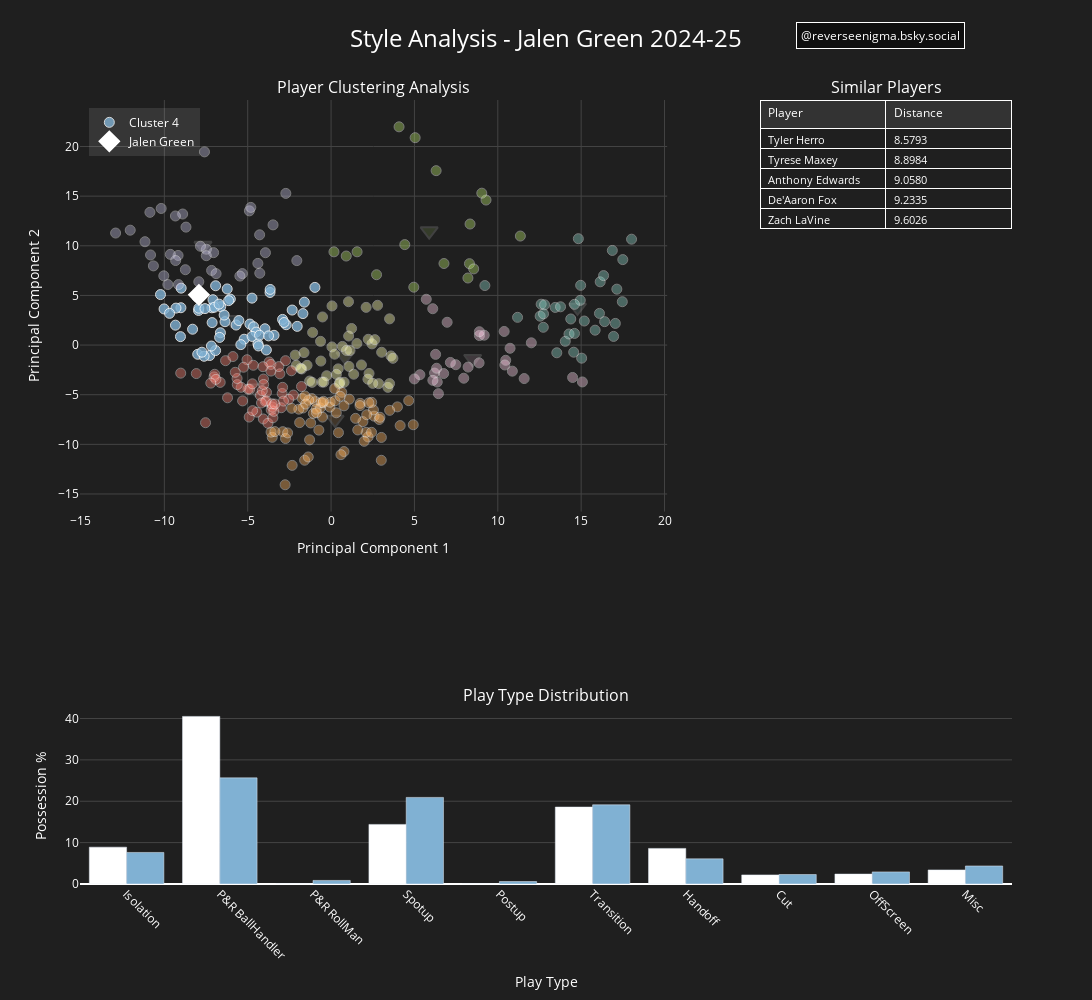

The cell this chart's notebook holds for it:
### Code cell
import plotly.graph_objects as go
from plotly.subplots import make_subplots

import plotly.express as px
import pandas as pd
import numpy as np
from sklearn.neighbors import NearestNeighbors

def create_player_visualization(selected_player_id, season, n_neighbors=5):
    year=int(season.split('-')[0])+1
    season_df = pd.read_csv(f'nba_analysis_{year}.csv')
    
    # Filter for selected player by ID
    player_data = season_df[season_df['PLAYER_ID'] == selected_player_id].iloc[0]
    selected_player = player_data['PLAYER_NAME']  # Get player name for display
    player_cluster = player_data['Cluster']
    

    
    # Calculate similar players
    pca_cols = [col for col in season_df.columns if col.startswith('PCA_')]
    X = season_df[pca_cols].values
    nbrs = NearestNeighbors(n_neighbors=n_neighbors+1).fit(X)
    distances, indices = nbrs.kneighbors(player_data[pca_cols].values.reshape(1, -1))
    similar_players = season_df.iloc[indices[0][1:]]['PLAYER_NAME'].tolist()

    player_color='#ffffff'
    
    # Define cluster colors using Set3 palette
    cluster_colors = {
        cluster: px.colors.qualitative.Set3[cluster % len(px.colors.qualitative.Set3)]
        for cluster in season_df['Cluster'].unique()
    }
    
    # Create subplot layout
    fig = make_subplots(
        rows=2, cols=2,
        column_widths=[0.7, 0.3],
        row_heights=[0.7, 0.3],
        specs=[
            [{"type": "scatter"}, {"type": "table"}],
            [{"type": "bar", "colspan": 2}, None]
        ],
        subplot_titles=(
            'Player Clustering Analysis',
            'Similar Players',
            'Play Type Distribution'
        )
    )
    
    # Add cluster centroids with matching colors
    cluster_centroids = season_df.groupby('Cluster')[['PCA_1', 'PCA_2']].mean()
    for cluster in cluster_centroids.index:
        fig.add_trace(
            go.Scatter(
                x=[cluster_centroids.loc[cluster, 'PCA_1']],
                y=[cluster_centroids.loc[cluster, 'PCA_2']],
                mode='markers',
                marker=dict(
                    symbol='triangle-down',
                    opacity=.15,
                    size=15,
                    color=cluster_colors[cluster],
                    line=dict(width=2, color='#FFFFFF')
                ),
                name=f'Cluster {cluster} Center',
                hovertext=f'Cluster {cluster} Center',
                showlegend=False
            ),
            row=1, col=1
        )
    
    # Add all players (colored by cluster)
    for cluster in season_df['Cluster'].unique():
        cluster_data = season_df[season_df['Cluster'] == cluster]
        default_opacity=.4
        opacity = np.where(cluster == player_cluster, 0.8, default_opacity)
        show_legend = False if opacity == default_opacity else True
        
        fig.add_trace(
            go.Scatter(
                x=cluster_data['PCA_1'],
                y=cluster_data['PCA_2'],
                mode='markers',
                marker=dict(
                    size=10,
                    opacity=opacity,
                    color=cluster_colors[cluster],
                    line=dict(width=1, color='#FFFFFF')
                ),
                text=cluster_data['PLAYER_NAME'],
                showlegend=show_legend,
                name=f'Cluster {cluster}',
                hovertemplate='<b>%{text}</b><br>PCA_1: %{x:.2f}<br>PCA_2: %{y:.2f}<br><extra></extra>'
            ),
            row=1, col=1
        )
    
    # Highlight selected player
    fig.add_trace(
        go.Scatter(
            x=[player_data['PCA_1']],
            y=[player_data['PCA_2']],
            mode='markers+text',
            marker=dict(
                size=15,
                color=player_color,
                symbol='diamond',
                line=dict(width=2, color='#FFFFFF')
            ),
            #text=[selected_player],
            #textposition='top center',
            #textfont=dict(color='white'),
            name=selected_player,
            hovertemplate='<b>%{text}</b><br>PCA_1: %{x:.2f}<br>PCA_2: %{y:.2f}<br><extra></extra>',
            showlegend=True
        ),
        row=1, col=1
    )
    
    # Similar players table
    # Assuming you've already saved the similar players data to a CSV file
    similar_players_df = pd.read_csv(f'{year}_similar_players.csv')
    
    # Find the row for the specific player
    player_similar_players = similar_players_df[similar_players_df['PLAYER_NAME'] == selected_player]
    
    # Extract similar player names and their corresponding distances
    similar_players = [
        player_similar_players['SIMILAR_1_NAME'].values[0],
        player_similar_players['SIMILAR_2_NAME'].values[0],
        player_similar_players['SIMILAR_3_NAME'].values[0],
        player_similar_players['SIMILAR_4_NAME'].values[0],
        player_similar_players['SIMILAR_5_NAME'].values[0]
    ]

    similar_ids = [
        player_similar_players['SIMILAR_1_ID'].values[0],
        player_similar_players['SIMILAR_2_ID'].values[0],
        player_similar_players['SIMILAR_3_ID'].values[0],
        player_similar_players['SIMILAR_4_ID'].values[0],
        player_similar_players['SIMILAR_5_ID'].values[0]
    ]
    
    similar_distances = [
        float(player_similar_players['SIMILAR_1_DISTANCE'].values[0]),
        float(player_similar_players['SIMILAR_2_DISTANCE'].values[0]),
        float(player_similar_players['SIMILAR_3_DISTANCE'].values[0]),
        float(player_similar_players['SIMILAR_4_DISTANCE'].values[0]),
        float(player_similar_players['SIMILAR_5_DISTANCE'].values[0])
    ]
    
    # Create a DataFrame with players and their distances
    similar_players_data = pd.DataFrame({
         'PLAYER_ID': similar_ids,
        'Distance': similar_distances
    })
    similar_players_data.dropna(subset='PLAYER_ID',inplace=True)
    # Merge with season data to get full player information

    similar_players_data = similar_players_data.merge(season_df, on='PLAYER_ID', how='left')

    
    fig.add_trace(
        go.Table(
            header=dict(
                values=['Player', 'Distance'],
                font=dict(size=12, color='white'),
                fill_color='#333333',
                align='left'
            ),
            cells=dict(
                values=[
                    similar_players_data['PLAYER_NAME'],
                    similar_players_data['Distance'].apply(lambda x: f'{x:.4f}')
                ],
                font=dict(size=11, color='white'),
                fill_color='#1f1f1f',
                align='left'
            )
        ),
        row=1, col=2
    )

    


    
    # Play type distribution comparison
    playtype_cols = [col for col in season_df.columns if col.endswith('_POSS_PCT')]
    for col in playtype_cols:
        season_df[col]*=100
        player_data[col]*=100
    cluster_avg = season_df[season_df['Cluster'] == player_cluster][playtype_cols].mean()
    
    # Add player distribution bar with legend group
    fig.add_trace(
        go.Bar(
            name=selected_player,
            x=[col.replace('_POSS_PCT', '').replace('PR', 'P&R ') for col in playtype_cols],
            y=player_data[playtype_cols],
            marker_color=player_color,
            offsetgroup=0,
            legendgroup='playtype',
            showlegend=False,
            legendgrouptitle_text="Play Type Frequency vs Similar Players"
        ),
        row=2, col=1
    )
    
    # Add cluster average bar with matching color and legend group
    fig.add_trace(
        go.Bar(
            name=f'Cluster {player_cluster} Average',
            x=[col.replace('_POSS_PCT', '').replace('PR', 'P&R ') for col in playtype_cols],
            y=cluster_avg,
            marker_color=cluster_colors[player_cluster],
            offsetgroup=1,
            legendgroup='playtype',
            showlegend=False
        ),
        row=2, col=1
    )
    
    # Update layout for dark theme
    fig.update_layout(
        height=1000,
        width=1200,
        paper_bgcolor='#1f1f1f',
        plot_bgcolor='#1f1f1f',
        showlegend=True,
        title=dict(
            text=f'Style Analysis - {selected_player} {season}',
            x=0.5,
            y=0.97,
            font=dict(color='white', size=24)
        ),
        # Split legends for different parts of the visualization
        legend=dict(
            yanchor="top",
            y=0.99,
            xanchor="left",
            x=0.01,
            bgcolor='rgba(255, 255, 255, 0.1)',
            font=dict(color='white'),
            tracegroupgap=30
        ),
        barmode='group'
    )
    
    # Update axes styling
    fig.update_xaxes(
        title_text="Principal Component 1",
        row=1, col=1,
        gridcolor='#444444',
        showgrid=True,
        zeroline=False,
        color='white'
    )
    fig.update_yaxes(
        title_text="Principal Component 2",
        row=1, col=1,
        gridcolor='#444444',
        showgrid=True,
        zeroline=False,
        color='white'
    )
    fig.update_xaxes(
        title_text="Play Type",
        row=2, col=1,
        color='white',
        tickangle=45
    )
    fig.update_yaxes(
        title_text="Possession %",
        row=2, col=1,
        color='white',
        gridcolor='#444444'
    )
    
    # Update subplot titles
    fig.update_annotations(font_color='white')
    
    # Add buttons for different visualization modes
    button_layer_1_height = 1.2
    fig.update_layout(
        updatemenus=[
            dict(
                type="buttons",
                direction="right",
                x=0.7,
                y=button_layer_1_height,
                showactive=True,
                font=dict(color='white'),
                bgcolor='#333333',
                bordercolor='#666666'
            )
        ]
    )
    fig.update_annotations(font_color='white')
    
    # Add annotation with BlueSky handle
    fig.add_annotation(
        text="@reverseenigma.bsky.social",
        xref="paper",
        yref="paper",
        x=0.95,
        y=1.1,
        showarrow=False,
        font=dict(size=12, color="white"),
        bgcolor="rgba(0, 0, 0, 0.5)",
        bordercolor="white",
        borderwidth=1,
        borderpad=4
    )
    
    return fig


player='1630224'
season='2024-25'
fig = create_player_visualization(int(player), season)

fig.show()

### Figure 1 — Plotly figure (JSON) as saved in the notebook; plotly's stock layout.template omitted (floating-point values rounded to 4 significant figures)
{"data": [{"hovertext": "Cluster 0 Center", "marker": {"color": "rgb(141,211,199)", "line": {"color": "#FFFFFF", "width": 2}, "opacity": 0.15, "size": 15, "symbol": "triangle-down"}, "mode": "markers", "name": "Cluster 0 Center", "showlegend": false, "type": "scatter", "x": [14.78], "xaxis": "x", "y": [3.787], "yaxis": "y"}, {"hovertext": "Cluster 1 Center", "marker": {"color": "rgb(255,255,179)", "line": {"color": "#FFFFFF", "width": 2}, "opacity": 0.15, "size": 15, "symbol": "triangle-down"}, "mode": "markers", "name": "Cluster 1 Center", "showlegend": false, "type": "scatter", "x": [0.8359], "xaxis": "x", "y": [-1.134], "yaxis": "y"}, {"hovertext": "Cluster 2 Center", "marker": {"color": "rgb(190,186,218)", "line": {"color": "#FFFFFF", "width": 2}, "opacity": 0.15, "size": 15, "symbol": "triangle-down"}, "mode": "markers", "name": "Cluster 2 Center", "showlegend": false, "type": "scatter", "x": [-7.681], "xaxis": "x", "y": [10.02], "yaxis": "y"}, {"hovertext": "Cluster 3 Center", "marker": {"color": "rgb(251,128,114)", "line": {"color": "#FFFFFF", "width": 2}, "opacity": 0.15, "size": 15, "symbol": "triangle-down"}, "mode": "markers", "name": "Cluster 3 Center", "showlegend": false, "type": "scatter", "x": [-4.551], "xaxis": "x", "y": [-4.36], "yaxis": "y"}, {"hovertext": "Cluster 4 Center", "marker": {"color": "rgb(128,177,211)", "line": {"color": "#FFFFFF", "width": 2}, "opacity": 0.15, "size": 15, "symbol": "triangle-down"}, "mode": "markers", "name": "Cluster 4 Center", "showlegend": false, "type": "scatter", "x": [-5.982], "xaxis": "x", "y": [2.55], "yaxis": "y"}, {"hovertext": "Cluster 5 Center", "marker": {"color": "rgb(253,180,98)", "line": {"color": "#FFFFFF", "width": 2}, "opacity": 0.15, "size": 15, "symbol": "triangle-down"}, "mode": "markers", "name": "Cluster 5 Center", "showlegend": false, "type": "scatter", "x": [0.2437], "xaxis": "x", "y": [-7.505], "yaxis": "y"}, {"hovertext": "Cluster 6 Center", "marker": {"color": "rgb(179,222,105)", "line": {"color": "#FFFFFF", "width": 2}, "opacity": 0.15, "size": 15, "symbol": "triangle-down"}, "mode": "markers", "name": "Cluster 6 Center", "showlegend": false, "type": "scatter", "x": [5.884], "xaxis": "x", "y": [11.48], "yaxis": "y"}, {"hovertext": "Cluster 7 Center", "marker": {"color": "rgb(252,205,229)", "line": {"color": "#FFFFFF", "width": 2}, "opacity": 0.15, "size": 15, "symbol": "triangle-down"}, "mode": "markers", "name": "Cluster 7 Center", "showlegend": false, "type": "scatter", "x": [8.492], "xaxis": "x", "y": [-1.378], "yaxis": "y"}, {"hovertemplate": "<b>%{text}</b><br>PCA_1: %{x:.2f}<br>PCA_2: %{y:.2f}<br><extra></extra>", "marker": {"color": "rgb(253,180,98)", "line": {"color": "#FFFFFF", "width": 1}, "opacity": [0.4], "size": 10}, "mode": "markers", "name": "Cluster 5", "showlegend": false, "text": ["AJ Green", "Al Horford", "Alex Caruso", "Andre Jackson Jr.", "Ben Sheppard", "Caleb Houstan", "Cam Reddish", "Cason Wallace", "Cody Williams", "Dalen Terry", "Dalton Knecht", "David Roddy", "Dean Wade", "Dorian Finney-Smith", "Dru Smith", "Gabe Vincent", "Gary Harris", "Georges Niang", "Haywood Highsmith", "Herbert Jones", "Isaac Okoro", "Ja'Kobe Walter", "Jaden McDaniels", "Jalen Wilson", "Jamal Cain", "Jamison Battle", "Javonte Green", "Jaylen Wells", "Jeremiah Robinson-Earl", "John Konchar", "Josh Green", "Julian Champagnie", "Julian Phillips", "Justin Champagnie", "Justin Edwards", "Keegan Murray", "Keon Ellis", "Kris Dunn", "Kris Murray", "Kyshawn George", "Lindy Waters III", "Luguentz Dort", "Matas Buzelis", "Max Christie", "Max Strus", "Maxi Kleber", "Micah Potter", "Nicolas Batum", "Noah Clowney", "Ochai Agbaji", "Pat Connaughton", "Patrick Williams", "Pelle Larsson", "Royce O'Neale", "Ryan Dunn", "Sam Hauser", "Sam Merrill", "Simone Fontecchio", "Taurean Prince", "Terance Mann", "Tidjane Salaun", "Toumani Camara", "Trevelin Queen", "Trey Lyles", "Tristan da Silva", "Zaccharie Risacher"], "type": "scatter", "x": [-3.528, 3.979, -0.6421, 2.221, -1.587, -2.756, 0.7744, -0.9328, -1.368, -0.07186, -1.149, 0.642, 3.016, 1.911, -1.736, -2.893, -2.334, 1.744, 2.104, -0.4869, 0.4432, -1.685, 1.094, -1.34, 1.602, -0.7323, 2.58, -1.565, 4.659, 1.987, -1.288, -1.063, 2.428, 2.542, 1.735, 0.7741, -1.934, -1.521, 2.138, -1.222, -2.732, -0.5135, 2.885, -0.05559, -3.599, 4.929, 3.011, 0.5921, 2.436, 0.3124, -2.363, -0.5936, 2.93, -0.8919, 4.144, -2.604, -3.37, -0.8728, -1.884, 0.2135, 1.471, 2.266, -0.4557, 3.515, 0.232, 0.5448], "xaxis": "x", "y": [-9.291, -6.226, -6.337, -9.254, -11.6, -14.07, -10.73, -5.689, -11.27, -6.249, -5.388, -4.756, -9.303, -7.71, -5.372, -8.722, -12.12, -5.87, -8.791, -5.82, -8.821, -6.337, -5.448, -5.548, -8.55, -8.566, -7.156, -5.128, -5.597, -9.693, -9.551, -6.888, -8.789, -6.532, -6.096, -6.121, -6.459, -5.941, -7.015, -7.844, -9.409, -7.253, -7.494, -5.758, -8.769, -8.027, -11.6, -11.04, -5.767, -6.822, -6.365, -5.794, -7.272, -6.448, -8.111, -8.849, -8.715, -6.814, -7.809, -4.386, -7.381, -5.812, -5.66, -6.573, -5.612, -5.161], "yaxis": "y"}, {"hovertemplate": "<b>%{text}</b><br>PCA_1: %{x:.2f}<br>PCA_2: %{y:.2f}<br><extra></extra>", "marker": {"color": "rgb(255,255,179)", "line": {"color": "#FFFFFF", "width": 1}, "opacity": [0.4], "size": 10}, "mode": "markers", "name": "Cluster 1", "showlegend": false, "text": ["Aaron Gordon", "Aaron Wiggins", "Amen Thompson", "Ausar Thompson", "Ben Simmons", "Bruce Brown", "Chris Boucher", "Christian Braun", "Cody Martin", "Derrick Jones Jr.", "Dillon Brooks", "Draymond Green", "Dyson Daniels", "Harrison Barnes", "Jabari Smith Jr.", "Jaime Jaquez Jr.", "Jake LaRavia", "Jalen Johnson", "Jarace Walker", "Jordan Miller", "Josh Hart", "Josh Okogie", "Jrue Holiday", "Keldon Johnson", "Kelly Oubre Jr.", "Kenrich Williams", "Kyle Anderson", "Lauri Markkanen", "Michael Porter Jr.", "Mikal Bridges", "Naji Marshall", "Naz Reid", "Nikola Jović", "OG Anunoby", "Obi Toppin", "P.J. Washington", "Peyton Watson", "Quenton Jackson", "Ricky Council IV", "Ronald Holland II", "Rui Hachimura", "Santi Aldama", "Tari Eason", "Tobias Harris", "Tosan Evbuomwan", "Trendon Watford", "Wendell Moore Jr.", "Ziaire Williams"], "type": "scatter", "x": [2.788, -0.264, 3.508, 2.453, 2.103, 0.6764, 3.593, 1.822, -0.5402, 2.853, -1.287, 3.033, -0.614, 0.4264, 2.277, -1.107, 0.3189, 1.046, -1.139, -1.761, 1.231, 2.212, -2.152, 0.05165, 0.2114, 3.409, 0.9262, -0.5132, -0.6321, -2.088, -1.622, 2.23, -1.441, 1.071, 3.709, 1.55, 2.5, -0.4326, -1.821, 0.5236, 3.508, 1.137, 2.627, 1.053, 1.357, 0.058, 0.4946, 0.7803], "xaxis": "x", "y": [4.007, -3.088, 2.639, 0.1213, 3.798, -0.1347, -1.095, -2.003, -3.726, -3.886, -3.622, -0.7226, -1.61, -2.398, -2.857, 1.271, -2.949, 4.365, -3.756, -2.408, 1.669, -3.436, -1.012, -0.1867, -0.917, -4.26, -0.5391, 2.832, 0.3752, -2.035, -0.762, 0.5809, -2.042, -2.146, -1.336, 0.1578, -3.858, -3.73, -2.349, -3.759, -3.879, -0.5535, 0.5469, 0.9085, -2.934, 3.942, -3.895, -3.749], "yaxis": "y"}, {"hovertemplate": "<b>%{text}</b><br>PCA_1: %{x:.2f}<br>PCA_2: %{y:.2f}<br><extra></extra>", "marker": {"color": "rgb(251,128,114)", "line": {"color": "#FFFFFF", "width": 1}, "opacity": [0.4], "size": 10}, "mode": "markers", "name": "Cluster 3", "showlegend": false, "text": ["Ajay Mitchell", "Alec Burks", "Amir Coffey", "Ayo Dosunmu", "Bilal Coulibaly", "Bogdan Bogdanović", "Brandin Podziemski", "Brice Sensabaugh", "Bub Carrington", "Buddy Hield", "Caleb Martin", "Corey Kispert", "Davion Mitchell", "Delon Wright", "Donte DiVincenzo", "Duncan Robinson", "Eric Gordon", "Garrison Mathews", "Gary Trent Jr.", "Gradey Dick", "Grayson Allen", "Isaiah Collier", "Isaiah Joe", "Jamal Shead", "Jerami Grant", "Johnny Juzang", "Jordan Hawkins", "Jose Alvarado", "Julian Strawther", "KJ Simpson", "Keaton Wallace", "Kentavious Caldwell-Pope", "Keon Johnson", "Kevin Huerter", "Klay Thompson", "Kyle Lowry", "Lonzo Ball", "Luke Kennard", "Malik Beasley", "Mike Conley", "Miles McBride", "Monté Morris", "Moses Moody", "Nick Smith Jr.", "Nickeil Alexander-Walker", "Patty Mills", "Quentin Grimes", "Ryan Rollins", "Seth Curry", "Shake Milton", "Svi Mykhailiuk", "Terry Rozier", "Tim Hardaway Jr.", "Tre Jones", "Tyrese Martin", "Vít Krejčí"], "type": "scatter", "x": [-2.38, -4.064, -2.254, -3.714, -2.73, -4.243, -3.606, -5.04, -4.981, -4.885, -1.775, -2.537, -6.651, -4.911, -7.02, -5.394, -4.452, -3.784, -4.705, -4.055, -3.872, -6.328, -3.59, -6.979, -4.663, -3.489, -5.306, -9.018, -2.934, -3.071, -4.127, -3.947, -4.044, -2.989, -5.625, -3.521, -3.434, -4.717, -6.906, -8.084, -5.638, -5.748, -2.906, -6.21, -3.887, -7.53, -3.608, -3.132, -4.174, -5.25, -7.213, -5.886, -3.54, -4.084, -2.856, -3.372], "xaxis": "x", "y": [-2.589, -7.441, -5.035, -1.703, -1.572, -5.066, -1.951, -1.476, -4.437, -4.443, -4.177, -5.458, -3.757, -7.25, -3.209, -4.256, -6.759, -7.88, -6.605, -3.42, -4.761, -1.57, -6.527, -2.943, -2.033, -7.326, -5.624, -2.826, -4.875, -2.895, -4.605, -5.687, -3.968, -6.312, -3.982, -6.234, -6.674, -3.905, -3.456, -2.87, -3.367, -2.742, -4.256, -5.311, -5.61, -7.82, -2.617, -2.168, -5.833, -2.23, -3.83, -1.156, -5.921, -2.178, -5.638, -5.942], "yaxis": "y"}, {"hovertemplate": "<b>%{text}</b><br>PCA_1: %{x:.2f}<br>PCA_2: %{y:.2f}<br><extra></extra>", "marker": {"color": "rgb(252,205,229)", "line": {"color": "#FFFFFF", "width": 1}, "opacity": [0.4], "size": 10}, "mode": "markers", "name": "Cluster 7", "showlegend": false, "text": ["Alex Sarr", "Bobby Portis", "Brandon Clarke", "Brook Lopez", "Daniel Theis", "Dario Šarić", "Gary Payton II", "Grant Williams", "Guerschon Yabusele", "Jalen Smith", "Jay Huff", "Jaylin Williams", "Jeremy Sochan", "Jericho Sims", "Jonathan Isaac", "Jonathan Mogbo", "KJ Martin", "Kel'el Ware", "Kelly Olynyk", "Kyle Filipowski", "Larry Nance Jr.", "Mo Bamba", "Moussa Diabate", "Myles Turner", "Oso Ighodaro", "Precious Achiuwa", "Thomas Bryant", "Wendell Carter Jr.", "Zach Collins"], "type": "scatter", "x": [7.481, 5.71, 10.73, 8.219, 10.48, 6.27, 6.368, 5.327, 7.154, 8.897, 6.206, 4.998, 6.961, 15.07, 7.958, 6.752, 6.438, 12.01, 6.099, 6.331, 6.105, 10.42, 14.49, 9.184, 11.58, 10.87, 8.877, 8.894, 10.38], "xaxis": "x", "y": [-1.978, 4.613, -0.3215, -2.216, -1.532, -0.9354, -3.722, -2.988, -1.75, 0.9571, -2.818, -3.41, 2.298, -3.714, -3.338, -2.868, -4.895, 0.2259, 3.661, -2.333, -3.555, -2.005, -3.263, 0.994, -3.374, -2.626, -1.795, 1.344, 1.372], "yaxis": "y"}, {"hovertemplate": "<b>%{text}</b><br>PCA_1: %{x:.2f}<br>PCA_2: %{y:.2f}<br><extra></extra>", "marker": {"color": "rgb(179,222,105)", "line": {"color": "#FFFFFF", "width": 1}, "opacity": [0.4], "size": 10}, "mode": "markers", "name": "Cluster 6", "showlegend": false, "text": ["Alperen Sengun", "Anthony Davis", "Bam Adebayo", "Domantas Sabonis", "Evan Mobley", "Giannis Antetokounmpo", "Jaren Jackson Jr.", "Jimmy Butler", "Joel Embiid", "John Collins", "Julius Randle", "Karl-Anthony Towns", "Kristaps Porziņģis", "Moritz Wagner", "Nikola Jokić", "Pascal Siakam", "Victor Wembanyama"], "type": "scatter", "x": [9.294, 9.04, 6.772, 11.35, 8.3, 4.077, 1.561, 0.1729, 5.043, 4.962, 0.909, 8.336, 8.208, 8.555, 6.301, 2.729, 4.422], "xaxis": "x", "y": [14.61, 15.3, 8.215, 10.98, 8.198, 21.98, 9.394, 9.39, 20.89, 5.831, 8.97, 12.19, 6.757, 7.672, 17.57, 7.086, 10.12], "yaxis": "y"}, {"hovertemplate": "<b>%{text}</b><br>PCA_1: %{x:.2f}<br>PCA_2: %{y:.2f}<br><extra></extra>", "marker": {"color": "rgb(141,211,199)", "line": {"color": "#FFFFFF", "width": 1}, "opacity": [0.4], "size": 10}, "mode": "markers", "name": "Cluster 0", "showlegend": false, "text": ["Andre Drummond", "Clint Capela", "Daniel Gafford", "Day'Ron Sharpe", "Deandre Ayton", "Dereck Lively II", "Donovan Clingan", "Drew Eubanks", "Goga Bitadze", "Isaiah Hartenstein", "Isaiah Stewart", "Ivica Zubac", "Jakob Poeltl", "Jalen Duren", "Jarrett Allen", "Jaxson Hayes", "Jonas Valančiūnas", "Jusuf Nurkić", "Kevon Looney", "Luke Kornet", "Mark Williams", "Mason Plumlee", "Neemias Queta", "Nic Claxton", "Nick Richards", "Nikola Vučević", "Onyeka Okongwu", "Robert Williams III", "Rudy Gobert", "Trayce Jackson-Davis", "Walker Kessler", "Yves Missi", "Zach Edey"], "type": "scatter", "x": [14.95, 16.1, 17.5, 12.6, 12.81, 17.47, 15.03, 12.73, 14.6, 13.44, 13.54, 16.87, 14.97, 16.14, 16.35, 14.55, 14.83, 12.54, 14.38, 15.84, 18.02, 14.05, 16.95, 11.19, 17.14, 9.226, 12.74, 14.27, 15.19, 13.76, 17.05, 14.6, 16.41], "xaxis": "x", "y": [4.506, 3.191, 8.608, 4.118, 4.054, 4.366, -1.318, 1.793, 4.104, 3.793, -0.7769, 9.533, 6.019, 6.369, 6.995, -0.7179, 10.71, 2.912, 2.628, 1.501, 10.67, 0.3794, 0.873, 2.796, 5.632, 5.995, 3.141, 1.116, 2.422, 3.854, 2.182, 1.174, 2.359], "yaxis": "y"}, {"hovertemplate": "<b>%{text}</b><br>PCA_1: %{x:.2f}<br>PCA_2: %{y:.2f}<br><extra></extra>", "marker": {"color": "rgb(128,177,211)", "line": {"color": "#FFFFFF", "width": 1}, "opacity": [0.8], "size": 10}, "mode": "markers", "name": "Cluster 4", "showlegend": true, "text": ["Andrew Nembhard", "Andrew Wiggins", "Anfernee Simons", "Anthony Black", "Austin Reaves", "Bennedict Mathurin", "Bradley Beal", "Brandon Boston", "Brandon Miller", "CJ McCollum", "Cam Whitmore", "Cameron Johnson", "Cameron Payne", "Caris LeVert", "Chris Paul", "Coby White", "Cole Anthony", "D'Angelo Russell", "Dalano Banton", "De'Andre Hunter", "Deni Avdija", "Dennis Schröder", "Derrick White", "Desmond Bane", "Devin Vassell", "Fred VanVleet", "Isaiah Wong", "Jaden Hardy", "Jaden Ivey", "Jalen Green", "Jalen Suggs", "Jamal Murray", "Jared McCain", "Jonathan Kuminga", "Josh Giddey", "Kevin Porter Jr.", "Keyonte George", "Kyle Kuzma", "Malcolm Brogdon", "Malik Monk", "Marcus Sasser", "Marcus Smart", "Miles Bridges", "Norman Powell", "Paul George", "Payton Pritchard", "Russell Westbrook", "Scoot Henderson", "Scotty Pippen Jr.", "Shaedon Sharpe", "Spencer Dinwiddie", "Stephon Castle", "Talen Horton-Tucker", "Tre Mann", "Trey Murphy III", "Ty Jerome", "Tyler Herro", "Tyrese Haliburton", "Tyus Jones", "Vasilije Micić"], "type": "scatter", "x": [-5.213, -1.689, -10.02, -4.87, -6.616, -2.031, -4.645, -3.882, -6.361, -7.949, -3.422, -4.49, -7.998, -4.387, -9.005, -8.306, -7.147, -5.696, -6.413, -2.692, -2.333, -9.302, -5.411, -6.043, -6.637, -9.334, -3.966, -7.28, -6.144, -7.927, -7.082, -6.924, -6.685, -0.9684, -2.909, -4.742, -9.686, -2.816, -3.661, -7.931, -7.615, -6.927, -1.603, -7.002, -6.23, -7.179, -3.653, -7.563, -4.736, -5.529, -7.134, -4.289, -4.356, -8.038, -3.748, -6.719, -8.991, -10.23, -7.746, -9.033], "xaxis": "x", "y": [0.5893, 3.17, 3.64, 2.118, 3.868, 1.885, 1.843, -0.4921, 2.355, 3.488, 0.9837, 1.311, -0.9268, 0.1354, 3.762, 1.598, 3.753, 2.018, 3.023, 2.051, 3.527, 3.725, 0.04688, 4.634, 1.24, 2.005, 1.644, -1.054, 4.476, 5.058, 4.57, 5.975, 0.7715, 5.81, 2.585, 4.728, 3.197, 2.275, 5.296, 3.707, -1.127, -0.554, 4.32, 3.807, 5.654, -0.09563, 5.604, 3.672, 0.8701, 2.468, 2.264, 0.9901, -0.08942, 4.841, 0.9266, 4.123, 5.733, 5.087, -0.7177, 0.8493], "yaxis": "y"}, {"hovertemplate": "<b>%{text}</b><br>PCA_1: %{x:.2f}<br>PCA_2: %{y:.2f}<br><extra></extra>", "marker": {"color": "rgb(190,186,218)", "line": {"color": "#FFFFFF", "width": 1}, "opacity": [0.4], "size": 10}, "mode": "markers", "name": "Cluster 2", "showlegend": false, "text": ["Anthony Edwards", "Brandon Ingram", "Cade Cunningham", "Cam Thomas", "Collin Sexton", "Damian Lillard", "Darius Garland", "De'Aaron Fox", "DeMar DeRozan", "Dejounte Murray", "Devin Booker", "Donovan Mitchell", "Franz Wagner", "Ja Morant", "Jalen Brunson", "Jalen Williams", "James Harden", "Jaylen Brown", "Jayson Tatum", "Jordan Clarkson", "Jordan Poole", "Kevin Durant", "Khris Middleton", "Kyrie Irving", "LaMelo Ball", "LeBron James", "Luka Dončić", "Paolo Banchero", "RJ Barrett", "Scottie Barnes", "Shai Gilgeous-Alexander", "Stephen Curry", "T.J. McConnell", "Trae Young", "Tyrese Maxey", "Zach LaVine"], "type": "scatter", "x": [-9.176, -7.045, -8.902, -9.642, -7.933, -11.16, -10.66, -7.477, -4.39, -9.155, -7.836, -9.321, -4.284, -8.703, -10.86, -5.323, -10.19, -3.937, -4.899, -8.74, -9.789, -3.48, -5.469, -7.485, -12.05, -4.813, -9.336, -2.713, -4.275, -2.053, -7.592, -10.03, -7.165, -12.92, -10.83, -6.896], "xaxis": "x", "y": [9.028, 9.309, 13.2, 9.138, 6.378, 10.41, 7.975, 9.656, 8.228, 6.091, 9.955, 8.518, 11.1, 11.88, 13.37, 7.197, 13.76, 9.302, 13.52, 7.59, 6.101, 12.11, 6.951, 9.003, 11.57, 13.87, 13.0, 15.28, 7.242, 8.508, 19.46, 6.973, 7.518, 11.28, 9.076, 7.196], "yaxis": "y"}, {"hovertemplate": "<b>%{text}</b><br>PCA_1: %{x:.2f}<br>PCA_2: %{y:.2f}<br><extra></extra>", "marker": {"color": "#ffffff", "line": {"color": "#FFFFFF", "width": 2}, "size": 15, "symbol": "diamond"}, "mode": "markers+text", "name": "Jalen Green", "showlegend": true, "type": "scatter", "x": [-7.927], "xaxis": "x", "y": [5.058], "yaxis": "y"}, {"cells": {"align": "left", "fill": {"color": "#1f1f1f"}, "font": {"color": "white", "size": 11}, "values": [["Tyler Herro", "Tyrese Maxey", "Anthony Edwards", "De'Aaron Fox", "Zach LaVine"], ["8.5793", "8.8984", "9.0580", "9.2335", "9.6026"]]}, "domain": {"x": [0.73, 1], "y": [0.475, 1.0]}, "header": {"align": "left", "fill": {"color": "#333333"}, "font": {"color": "white", "size": 12}, "values": ["Player", "Distance"]}, "type": "table"}, {"legendgroup": "playtype", "legendgrouptitle": {"text": "Play Type Frequency vs Similar Players"}, "marker": {"color": "#ffffff"}, "name": "Jalen Green", "offsetgroup": "0", "showlegend": false, "type": "bar", "x": ["Isolation", "P&R BallHandler", "P&R RollMan", "Spotup", "Postup", "Transition", "Handoff", "Cut", "OffScreen", "Misc"], "xaxis": "x2", "y": [8.9, 40.5, 0, 14.4, 0, 18.6, 8.6, 2.2, 2.4, 3.4], "yaxis": "y2"}, {"legendgroup": "playtype", "marker": {"color": "rgb(128,177,211)"}, "name": "Cluster 4 Average", "offsetgroup": "1", "showlegend": false, "type": "bar", "x": ["Isolation", "P&R BallHandler", "P&R RollMan", "Spotup", "Postup", "Transition", "Handoff", "Cut", "OffScreen", "Misc"], "xaxis": "x2", "y": [7.628, 25.65, 0.8617, 20.92, 0.605, 19.14, 6.082, 2.288, 2.927, 4.36], "yaxis": "y2"}], "layout": {"annotations": [{"font": {"color": "white", "size": 16}, "showarrow": false, "text": "Player Clustering Analysis", "x": 0.315, "xanchor": "center", "xref": "paper", "y": 1.0, "yanchor": "bottom", "yref": "paper"}, {"font": {"color": "white", "size": 16}, "showarrow": false, "text": "Similar Players", "x": 0.865, "xanchor": "center", "xref": "paper", "y": 1.0, "yanchor": "bottom", "yref": "paper"}, {"font": {"color": "white", "size": 16}, "showarrow": false, "text": "Play Type Distribution", "x": 0.5, "xanchor": "center", "xref": "paper", "y": 0.225, "yanchor": "bottom", "yref": "paper"}, {"bgcolor": "rgba(0, 0, 0, 0.5)", "bordercolor": "white", "borderpad": 4, "borderwidth": 1, "font": {"color": "white", "size": 12}, "showarrow": false, "text": "@reverseenigma.bsky.social", "x": 0.95, "xref": "paper", "y": 1.1, "yref": "paper"}], "barmode": "group", "height": 1000, "legend": {"bgcolor": "rgba(255, 255, 255, 0.1)", "font": {"color": "white"}, "tracegroupgap": 30, "x": 0.01, "xanchor": "left", "y": 0.99, "yanchor": "top"}, "paper_bgcolor": "#1f1f1f", "plot_bgcolor": "#1f1f1f", "showlegend": true, "title": {"font": {"color": "white", "size": 24}, "text": "Style Analysis - Jalen Green 2024-25", "x": 0.5, "y": 0.97}, "updatemenus": [{"bgcolor": "#333333", "bordercolor": "#666666", "direction": "right", "font": {"color": "white"}, "showactive": true, "type": "buttons", "x": 0.7, "y": 1.2}], "width": 1200, "xaxis": {"anchor": "y", "autorange": true, "color": "white", "domain": [0, 0.63], "gridcolor": "#444444", "range": [-15.01, 20.11], "showgrid": true, "title": {"text": "Principal Component 1"}, "type": "linear", "zeroline": false}, "xaxis2": {"anchor": "y2", "autorange": true, "color": "white", "domain": [0, 1], "range": [-0.5, 9.5], "tickangle": 45, "title": {"text": "Play Type"}, "type": "category"}, "yaxis": {"anchor": "x", "autorange": true, "color": "white", "domain": [0.475, 1.0], "gridcolor": "#444444", "range": [-16.78, 24.69], "showgrid": true, "title": {"text": "Principal Component 2"}, "type": "linear", "zeroline": false}, "yaxis2": {"anchor": "x2", "autorange": true, "color": "white", "domain": [0, 0.225], "gridcolor": "#444444", "range": [0, 42.63], "title": {"text": "Possession %"}, "type": "linear"}}}
